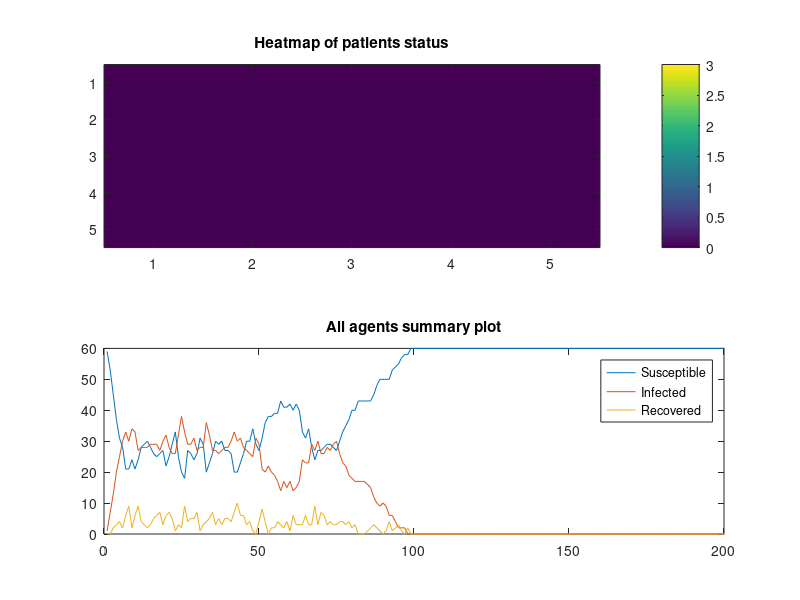

Write MATLAB code to recreate this figure.
%%  Modelling hospital-acquired infections
%   Agent-based modelling course project
%   Singapore-ETH Centre (SEC)
%   Future Resilient Systems
%   Date: 23 October 2015
%   Version: 1.0
%   Authors:
%       *   Mateusz Iwo Dubaniowski
%       *   Tianyin Sun

display('Start simulation...');     %Started!

%% Initilization
TIMESTEPS = 200;
PROPERTIES = 4;         % Properties: 1 - patient(1)/staff(0), 2 - room no., 3 - status: 0 - S, 1 - I, 2 - R
NSTAFF = 15;

WARDSMAP = [3 3 3 3 -1; 3 2 2 3 1; 3 3 -1 1 3; 1 3 0 1 1; 3 2 -1 2 1;]      % Map of the hospital floor

NPATIENTS = sum(sum(WARDSMAP))+1;           % Total 
dimensions = size(WARDSMAP);
CLEANROOM = 13;                             %Basic cleanroom room no.
wards = zeros(dimensions(1), dimensions(2));
agents = zeros(NSTAFF+NPATIENTS, PROPERTIES);       % Agents' properties matrix
agents(1, 3)=1;
new_agents=agents;                                  % Agents' properties matrix for changing of state to a new state
agents(1:1:NPATIENTS, 1)=1;                                         % Assigning patients property to patients
for i=NPATIENTS+1:1:NPATIENTS+NSTAFF
    agents(i, 2)=round((rand*(dimensions(1)*dimensions(2)))+0.5);   % Assigining staff to wards randomly in the beginning
end
% Assigning patients to rooms
temppatient=1;
for i=1:1:dimensions(1)*dimensions(2)
    for j=1:1:WARDSMAP(floor((i-1)/dimensions(1))+1, mod((i-1), dimensions(2))+1)
        agents(temppatient, 2)=i;
        temppatient=temppatient+1;
    end
end
% Probabilities of various events
infectionPatient=0.1;
infectionStaff=0.05;
recoverPatient=0.1;
recoverStaff=0.8;
recoverStaffCleanRoom=1;
susceptiblePatient=0.8;
susceptibleStaff=0.92;
movementProbMat = rand(dimensions(1)*dimensions(2), dimensions(1)*dimensions(2));
for i=1:1:dimensions(1)*dimensions(2)
    if (WARDSMAP(floor((i-1)/dimensions(1))+1, mod((i-1), dimensions(2))+1)>0)
        movementProbMat(:,i)=movementProbMat(:,i)*WARDSMAP(floor((i-1)/dimensions(1))+1, mod((i-1), dimensions(2))+1);
    end
end
% Normalizing the movement probability matrix
for i=1:1:dimensions(1)*dimensions(2)
    movementProbMat(i,:) = movementProbMat(i,:)/sum(movementProbMat(i,:));
    for j=dimensions(1)*dimensions(2):-1:1
       movementProbMat(i,j) = sum(movementProbMat(i,1:1:j));
    end
end
status_data=zeros(TIMESTEPS+1, 3);

%% Iterate over time
new_agents=agents;

% Keeping data for visualisation
status_data(1, 1)=sum(agents(:,3)==0);
status_data(1, 2)=sum(agents(:,3)==1);
status_data(1, 3)=sum(agents(:,3)==2);
for tstep=1:1:TIMESTEPS
    tstep

%% Iterate over agents
    for agent=1:1:NSTAFF+NPATIENTS
    
%% Update agents
        % Susceptible agents
        if(agents(agent,3)==0)
           if(agents(agent,1)==0)   % infect from staff in the same room
               sameroom=find(agents(:,2)==agents(agent,2));
               for i=1:1:length(sameroom)
                   if(agents(i, 3)==1 && rand<infectionStaff)
                       new_agents(agent,3)=1;
                   end
               end
           else                     %infect from other patients in the same room
               sameroom=find(agents(:,2)==agents(agent,2));
               for i=1:1:length(sameroom)
                   if(agents(i, 3)==1 && rand<infectionPatient)
                       new_agents(agent,3)=1;
                   end
               end
           end
        end
        
        % Infected agents 
        if(agents(agent,3)==1)
            if(agents(agent,1)==0)  %recover (lose infection/clean) for staff
                tempRecoverStaff=recoverStaff;
                %Adjust recovery probability for staff in clean room
                if(WARDSMAP(floor((agents(agent, 2)-1)/dimensions(1))+1, mod(agents(agent, 2)-1, dimensions(2))+1)==-1)
                    tempRecoverStaff=recoverStaffCleanRoom;
                    agents(agent, 4)=0;
                end
                if(rand<tempRecoverStaff)
                    new_agents(agent,3)=2;
                end
            else                    %recover for patients
                 if(rand<recoverPatient)
                    new_agents(agent,3)=2;
                 end
            end
        end
        
        %Recovered agents
        if(agents(agent,3)==2)
            if(agents(agent,1)==0)  %become susceptible again for staff
                if(rand<susceptibleStaff)
                    new_agents(agent,3)=0;
                end
            else                    %become susceptible again for patients
                 if(rand<susceptiblePatient)
                    new_agents(agent,3)=0;
                 end
            end
        end
        
        %increase patients visited since cleanroom
        if(agents(agent,1)==0)
            agents(agent, 4)=agents(agent, 4)+1;
        end
        
        %Move staff around according to the movement probability matrix
        if(agents(agent,1)==0)
            new_agents(agent,2)=find(movementProbMat(agents(agent,2),:)>rand, 1);
        end
        
        if(agents(agent,1)==0)
            if(agents(agent, 4)/40>rand)
                new_agents(agent,2)=CLEANROOM;     %Additional probability to go to CLEAN ROOM proportional to number of patients since last cleaning
            end
        end
    end
    agents=new_agents;

    % Visualizing the data    
    heatmapMat=zeros(dimensions(1), dimensions(2));
    for localtemp=1:1:dimensions(1)*dimensions(2)
        heatmapMat(floor((localtemp-1)/dimensions(1))+1, mod(localtemp-1, dimensions(2))+1)=sum(and(agents(:,3)==1, and(agents(:,2)==localtemp, agents(:,1)==1)));
    end
subplot(2, 1, 1);
imagesc(heatmapMat);        %creating the heatmap
caxis([0 max(max(WARDSMAP))]);
colorbar;
title('Heatmap of patients status');

%% Save data
status_data(tstep+1, 1)=sum(agents(:,3)==0);
status_data(tstep+1, 2)=sum(agents(:,3)==1);
status_data(tstep+1, 3)=sum(agents(:,3)==2);

subplot(2, 1, 2);
plot(status_data(1:tstep, :));  %creating the graph
axis([0, TIMESTEPS, 0, NPATIENTS+NSTAFF]);
title('All agents summary plot');
legend('Susceptible', 'Infected', 'Recovered');

pause(0.001);

end

plot(status_data);
axis([0, TIMESTEPS, 0, NPATIENTS+NSTAFF]);
title('All agents summary plot');
legend('Susceptible', 'Infected', 'Recovered');

% Completed!
display('Success! Simulation completed!');